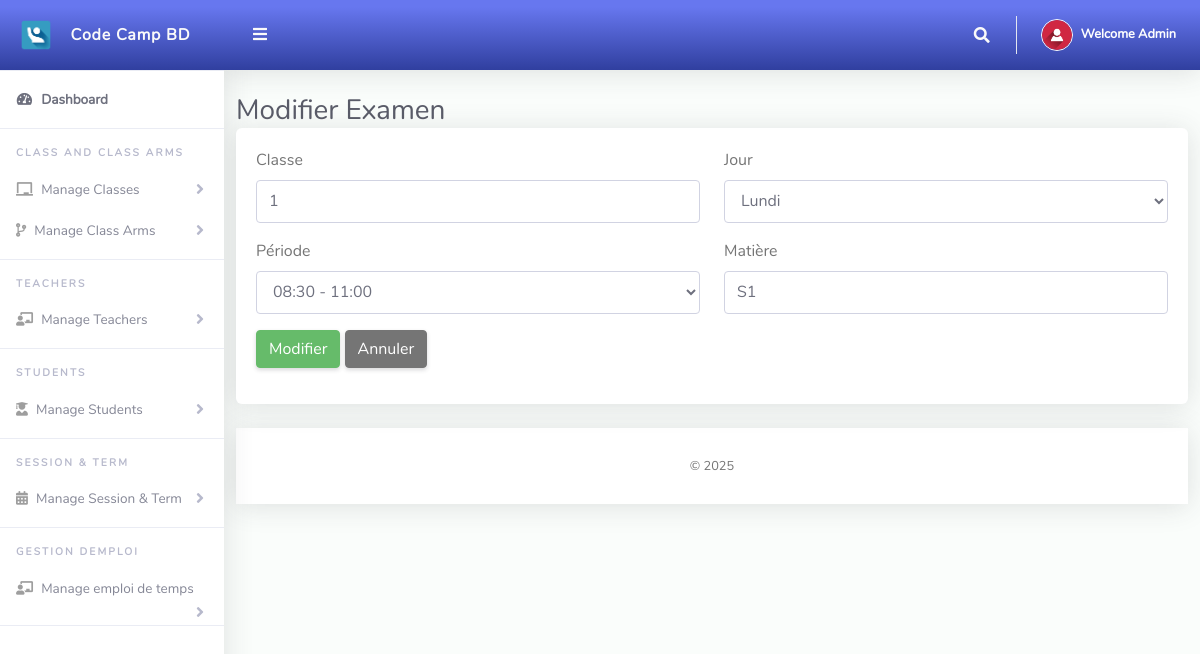
The app's page /Admin/modifierTemps.php?id=4 (signed in) with its own data.
### tables this page shows
CREATE TABLE `emploi_du_temps` (
  `id` int(11) NOT NULL,
  `classId` int(11) NOT NULL,
  `jour` varchar(20) NOT NULL,
  `periode` int(11) NOT NULL,
  `matiere` varchar(100) DEFAULT NULL,
  `classArmId` int(11) DEFAULT NULL
);

### Admin/modifierTemps.php (the view, shortened to what this page needs)
<?php
include '../Includes/dbcon.php';
if (isset($_GET['id'])) {
  $id = $_GET['id'];
  $query = mysqli_query($conn, "SELECT * FROM emploi_du_temps WHERE id='$id'");
  $row = mysqli_fetch_assoc($query);
}
?>
<!DOCTYPE html>
<html lang="fr">
<head>
  <link href="../vendor/bootstrap/css/bootstrap.min.css" rel="stylesheet">
  <link href="../vendor/fontawesome-free/css/all.min.css" rel="stylesheet" type="text/css">
  <link href="../vendor/bootstrap/css/bootstrap.min.css" rel="stylesheet" type="text/css">
  <link href="css/ruang-admin.min.css" rel="stylesheet">
  <link href="../vendor/bootstrap/css/bootstrap.min.css" rel="stylesheet">
</head>
<body id="page-top">
  <div id="wrapper">
    <?php include "Includes/sidebar.php"; ?>
    <div id="content-wrapper" class="d-flex flex-column">
      <div id="content">
        <?php include "Includes/topbar.php"; ?>
        <div class="container-fluid" id="container-wrapper">
          <h1 class="h3 mb-0 text-gray-800">Modifier Examen</h1>
          <div class="card mb-4">
            <div class="card-body">
              <form method="POST">
                <div class="form-group row mb-3">
                  <div class="col-xl-6">
                    <label>Classe</label>
                    <input type="text" name="classId" value="<?php echo $row['classId']; ?>" class="form-control" required>
                  </div>
                  <div class="col-xl-6">
                    <label>Jour</label>
                    <select name="jour" class="form-control">
                      <option value="LUNDI" <?php if ($row['jour'] == "LUNDI") echo "selected"; ?>>Lundi</option>
                    </select>
                  </div>
                </div>
                <div class="form-group row mb-3">
                  <div class="col-xl-6">
                    <label>Période</label>
                    <select name="periode" class="form-control">
                      <option value="1" <?php if ($row['periode'] == "1") echo "selected"; ?>>08:30 - 11:00</option>
                    </select>
                  </div>
                  <div class="col-xl-6">
                    <label>Matière</label>
                    <input type="text" name="matiere" value="<?php echo $row['matiere']; ?>" class="form-control" required>
                  </div>
                </div>
                <div class="form-group row mb-3">
                  <div class="col-xl-6">
                    <button type="submit" name="update" class="btn btn-success">Modifier</button>
                    <a href="emploiTempst.php" class="btn btn-secondary">Annuler</a>
                  </div>
                </div>
              </form>
            </div>
          </div>
          <?php include "Includes/footer.php"; ?>
        </div>
      </div>
</body>
</html>

### Admin/Includes/topbar.php (shortened to what this page needs)
<?php
  $query = "SELECT * FROM tbladmin WHERE Id = ".$_SESSION['userId']."";
  $rs = $conn->query($query);
  $rows = $rs->fetch_assoc();
  $fullName = $rows['firstName']." ".$rows['lastName'];
?>
<nav class="navbar navbar-expand navbar-light bg-gradient-primary topbar mb-4 static-top">
          <button id="sidebarToggleTop" class="btn btn-link rounded-circle mr-3">
            <i class="fa fa-bars"></i>
          </button>
          <ul class="navbar-nav ml-auto">
            <li class="nav-item dropdown no-arrow">
              <a class="nav-link dropdown-toggle" href="#" id="searchDropdown" role="button" data-toggle="dropdown"
                aria-haspopup="true" aria-expanded="false">
                <i class="fas fa-search fa-fw"></i>
              </a>
            </li>
            <li class="nav-item dropdown no-arrow">
              <a class="nav-link dropdown-toggle" href="#" id="userDropdown" role="button" data-toggle="dropdown"
                aria-haspopup="true" aria-expanded="false">
                <img class="img-profile rounded-circle" src="img/user-icn.png" style="max-width: 60px">
                <span class="ml-2 d-none d-lg-inline text-white small"><b>Welcome <?php echo $fullName;?></b></span>
              </a>
            </li>
          </ul>
        </nav>

### records on screen
emploi_du_temps: classId "1", jour "Lundi", periode "08:30 - 11:00", matiere "S1"

### other values on screen
$fullName "Admin"
